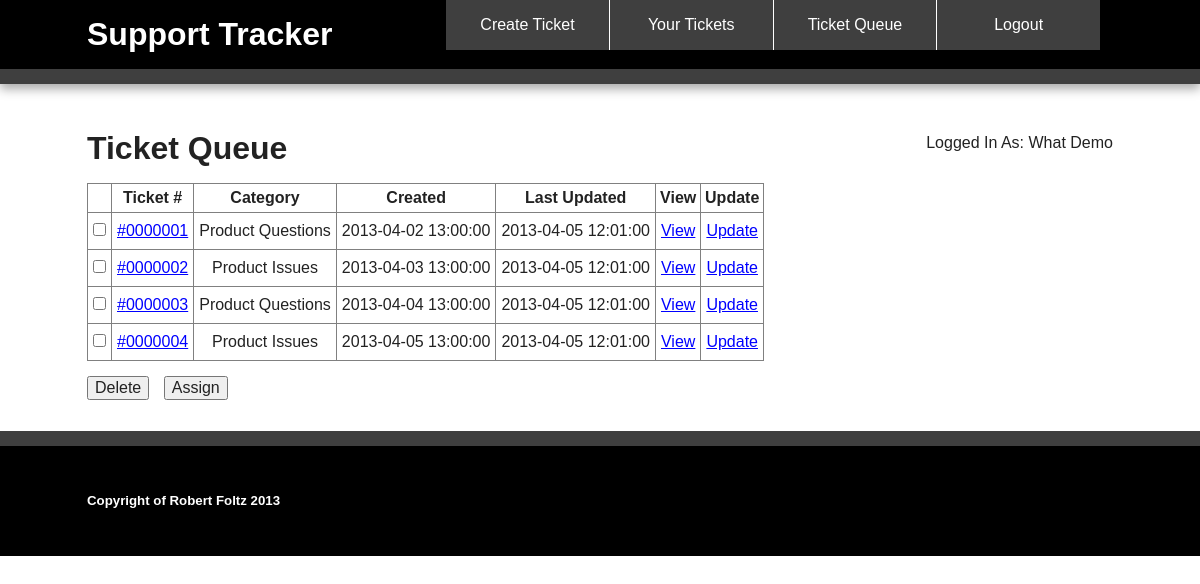
Page /queue.php (signed in) on the earlier database version.
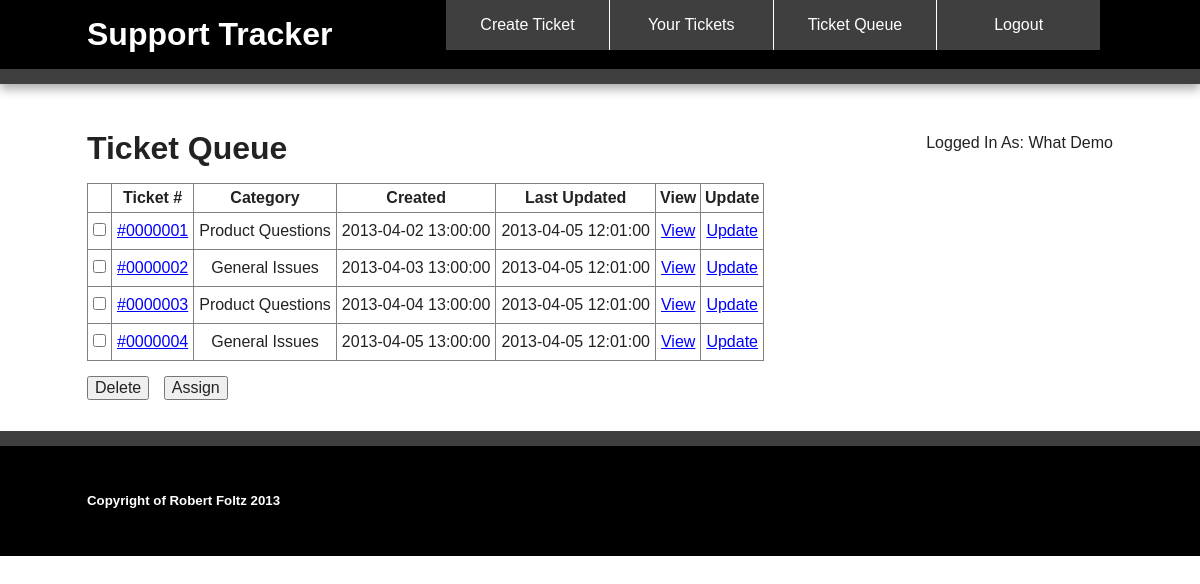
Same page on the later database version.
### tables this page shows
CREATE TABLE tickets
(
Num INT NOT NULL AUTO_INCREMENT,
Created DATETIME NOT NULL,
Updated DATETIME NOT NULL,
CEmail VARCHAR(120) NOT NULL,
CName VARCHAR(120) NOT NULL,
CCountry VARCHAR(120) NOT NULL,
Issue LONGTEXT NOT NULL,
Technician INT,
Category INT NOT NULL,
Completed CHAR default 'N',
PRIMARY KEY (Num),
FOREIGN KEY (Category) REFERENCES category(CatID),
FOREIGN KEY (Technician) REFERENCES techs(UserID)
);

CREATE TABLE category
(
CatID INT NOT NULL AUTO_INCREMENT,
Catname VARCHAR(60) NOT NULL, 
PRIMARY KEY (CatID)
);

### queue.php (the view, shortened to what this page needs)
<?php require_once('dbConnection.php'); ?>
<?php
	$stmt = $db->query('select *,LPAD(Num,7,"0") as ticket_num from tickets where technician is null and completed <> "Y"');
	$ticket_info = $stmt->fetchAll();
?>
<!DOCTYPE html>
 <html class="no-js">
    <head>
        <link rel="stylesheet" href="css/normalize.min.css">
        <link rel="stylesheet" href="css/main.css">
    </head>
    <body>
        <div class="header-container">
            <header class="wrapper clearfix">
            	<h1 class="title">Support Tracker</h1>
            	<nav>
                    <ul>
                        <li><a href="create-ticket.php">Create Ticket</a></li>
                        <li><a href="your-tickets.php">Your Tickets</a></li>
                        <li><a href="queue.php">Ticket Queue</a></li>
                        <li><a href="authority.php?logout=true">Logout</a></li>
                    </ul>
                </nav>
            </header>
        </div>
        <div class="main-container">
            <div class="main wrapper clearfix">
            	<p class="as">Logged In As: <?php echo($_SESSION['Firstname']." ".$_SESSION['Lastname']); ?></p>
                <h1>Ticket Queue</h1>
                <form method="POST" enctype="multipart/form-data" id="queue-form">
					<table id="ticket-queue" border="1">
						<tr>
							<th></th>
							<th>Ticket #</th>
							<th>Category</th>
							<th>Created</th>
							<th>Last Updated</th>
							<th>View</th>
							<th>Update</th>
						</tr>
						<?php foreach ($ticket_info as $ticket) : ?>
						<tr>
							<td><input id="checked" type="checkbox" name="checked[]" value="<?php echo($ticket['Num']); ?>"></td>
							<td><a href="update-ticket.php?number=<?php echo($ticket['Num']); ?>">#<?php echo($ticket['ticket_num']); ?></a></td>
							<?php
								$stmt = $db->prepare('select Catname from category where CatID = ?');
								$stmt->bindValue(1, $ticket['Category']);
								$stmt->execute();
								$category = $stmt->fetch();
							?>
							<td><?php echo($category['Catname']); ?></td>
							<td><?php echo($ticket['Created']); ?></td>
							<td><?php echo($ticket['Updated']); ?></td>
							<td><a href="view-ticket.php?number=<?php echo($ticket['Num']); ?>">View</a></td>
							<td><a href="update-ticket.php?number=<?php echo($ticket['Num']); ?>">Update</a></td>
						</tr>
						<?php endforeach; ?>
					</table>
					<input class="spaced" type="submit" name="delete" value="Delete">
					<input class="spaced" type="submit" name="assign" value="Assign">
				</form>
            </div>
        </div>
        <div class="footer-container">
            <footer class="wrapper">
                <h5>Copyright of Robert Foltz 2013</h5>
            </footer>
        </div>
    </body>
</html>

Differences in the rows shown:
changed through a linked row, tickets (number 2 of 4 on the later page): Category.Catname "Product Issues" → "General Issues"
changed through a linked row, tickets (number 4 of 4 on the later page): Category.Catname "Product Issues" → "General Issues"
